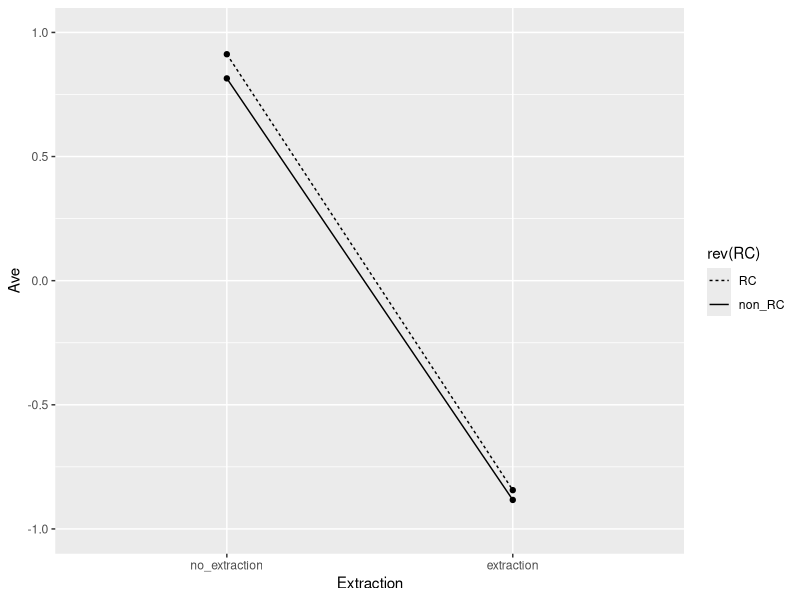
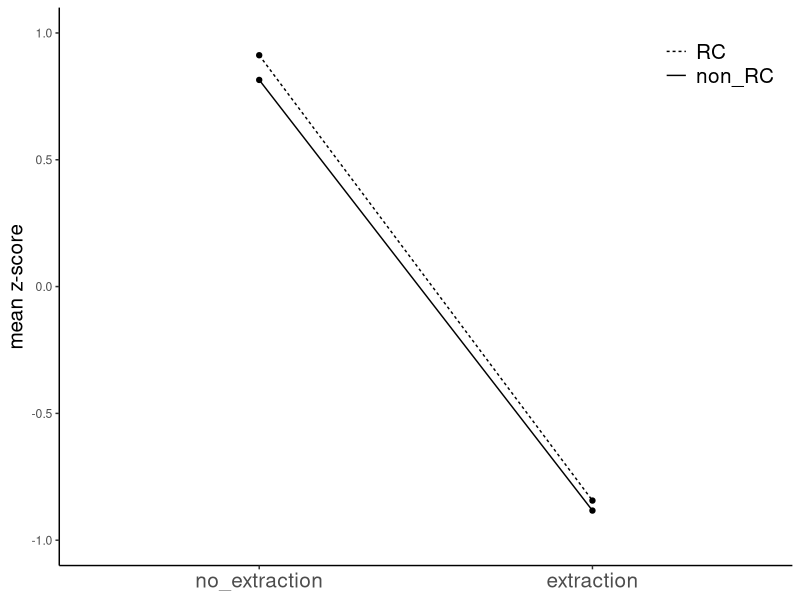

Write the R code that produced these figures, in order.
## ---- chunk 1
#install.packages('tidyverse') 
## ---- chunk 2
library(tidyverse)
## ---- chunk 3
data = read.csv('./fakedata.csv')
## ---- chunk 4
glimpse(data)
## ---- chunk 5
cols = c('Lex_set', 'Condition', 'Subj_id')
data[cols] = lapply(data[cols], factor) 
## ---- chunk 6
#subset rows to show acceptability scores from subject 1
data[data$Subj_id == 1, 6] #6 is the column index of the Score column 
## ---- chunk 7
#getting row numbers where the subject ID is ten
idx = which(data$Subj_id == 10)
data[idx, ]
## ---- chunk 8
#write your answers here

## ---- chunk 9
#find rows with NA values
data[is.na(data$Score),]
## ---- chunk 10
#replace NA values with 3
idx = which(is.na(data$Score)) #get row number of missing values
data[idx, ]$Score = 3
data[idx, ]
## ---- chunk 11
#replace NA values with mean score.
#Don't forget to include na.rm=TRUE, or the returned value will be NA
data[idx, ]$Score = mean(data$Score, na.rm=TRUE)
data[idx, ]
## ---- chunk 12
#example
sample_data = data.frame(a = seq(1,8), b = LETTERS[1:8])
#make a new column c where a value is "even" if column a on the same row is an even number, "odd" if an odd number
sample_data$c = ifelse(sample_data$a %% 2 == 0, "even", "odd")
sample_data
## ---- chunk 13
#write your answers here

## ---- chunk 14
#find rows with the score of over 7 or under 1 and modify them
idx = which(data$Score > 7 | data$Score < 1)
data[idx, ]$Score = ifelse(data[idx, ]$Score > 7, 7, 1)
data[idx, ]
## ---- chunk 15
data %>% group_by(Condition) %>% summarize(ave = mean(Score))
## ---- chunk 16
#write your answers here

## ---- chunk 17
data %>% group_by(Subj_id) %>% summarize(ave = mean(Score))
## ---- chunk 18
data = data %>% group_by(Subj_id) %>% mutate(Z_score = (Score - mean(Score)) / sd(Score))
## ---- chunk 19
data_summary = data %>% group_by(Condition) %>% summarize(Ave = mean(Z_score))

#the code below converts condition numbers to actual condition names
columns = data.frame(Extraction=c('no_extraction', 'no_extraction', 'extraction', 'extraction'),
                     RC=c('non_RC','RC','non_RC','RC'))
data_summary = cbind(columns, data_summary)
data_summary
## ---- chunk 20
data_summary$Extraction = factor(data_summary$Extraction, levels = c('no_extraction', 'extraction'))

data_summary %>% ggplot(aes(x=Extraction, y=Ave))+
  geom_point()+
  geom_path(aes(group = RC, linetype = rev(RC)))+
  guides(linetype = guide_legend(reverse = TRUE))+
  expand_limits(y = c(-1, 1))
## ---- chunk 21
#write your answers here

## ---- chunk 22
data_summary %>% ggplot(aes(x=Extraction, y=Ave))+
  geom_point()+
  geom_path(aes(group = RC, linetype = rev(RC)))+
  guides(linetype = guide_legend(reverse = TRUE))+
  expand_limits(y = c(-1, 1))+
  theme_classic()+
  ylab('mean z-score')+
  theme(legend.title = element_blank(),
        legend.position = c(0.9, 0.9),
        legend.text = element_text(size = 15),
        axis.text.x = element_text(size = 15),
        axis.title.x = element_blank(),
        axis.title.y = element_text(size = 15))
